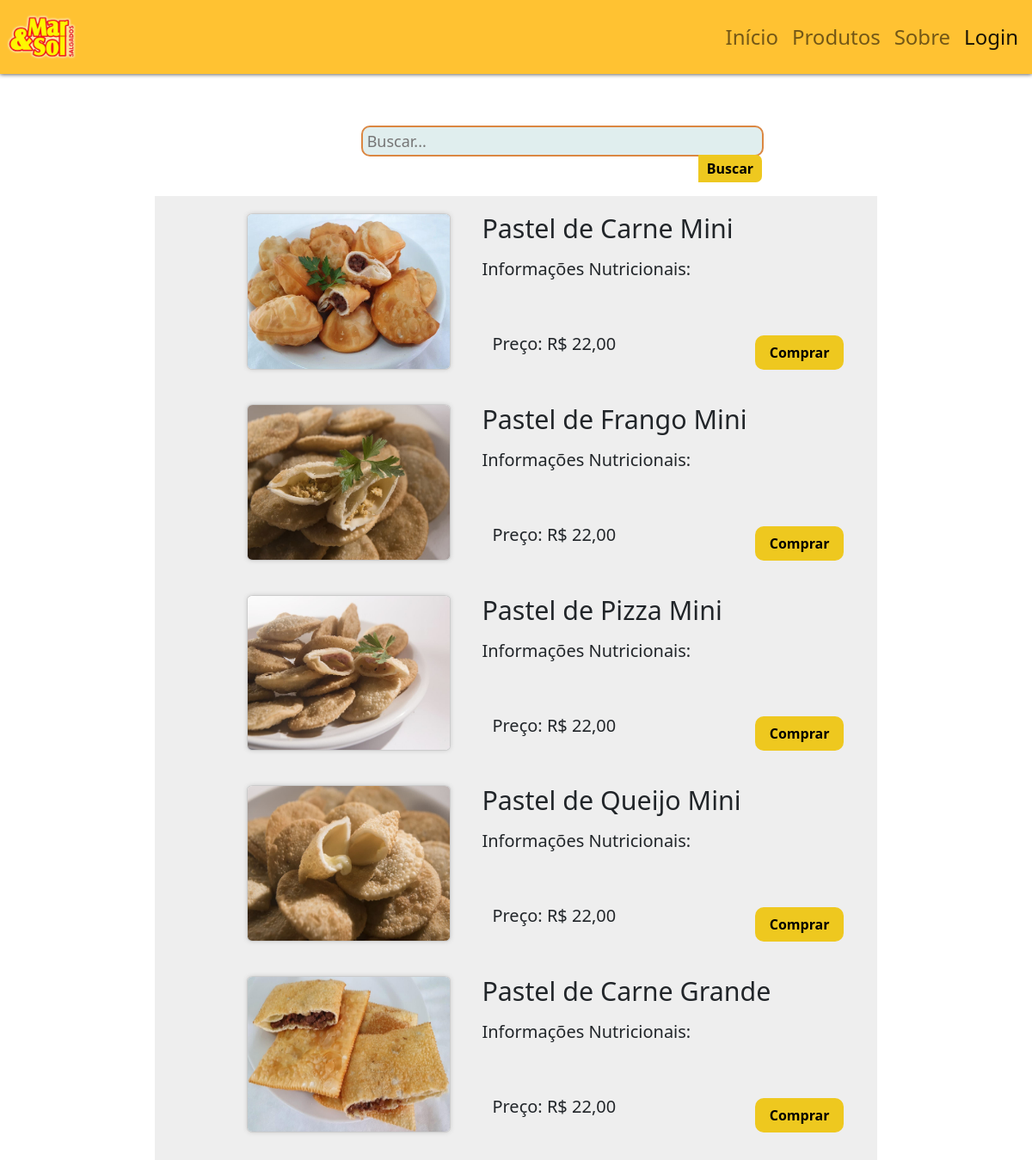
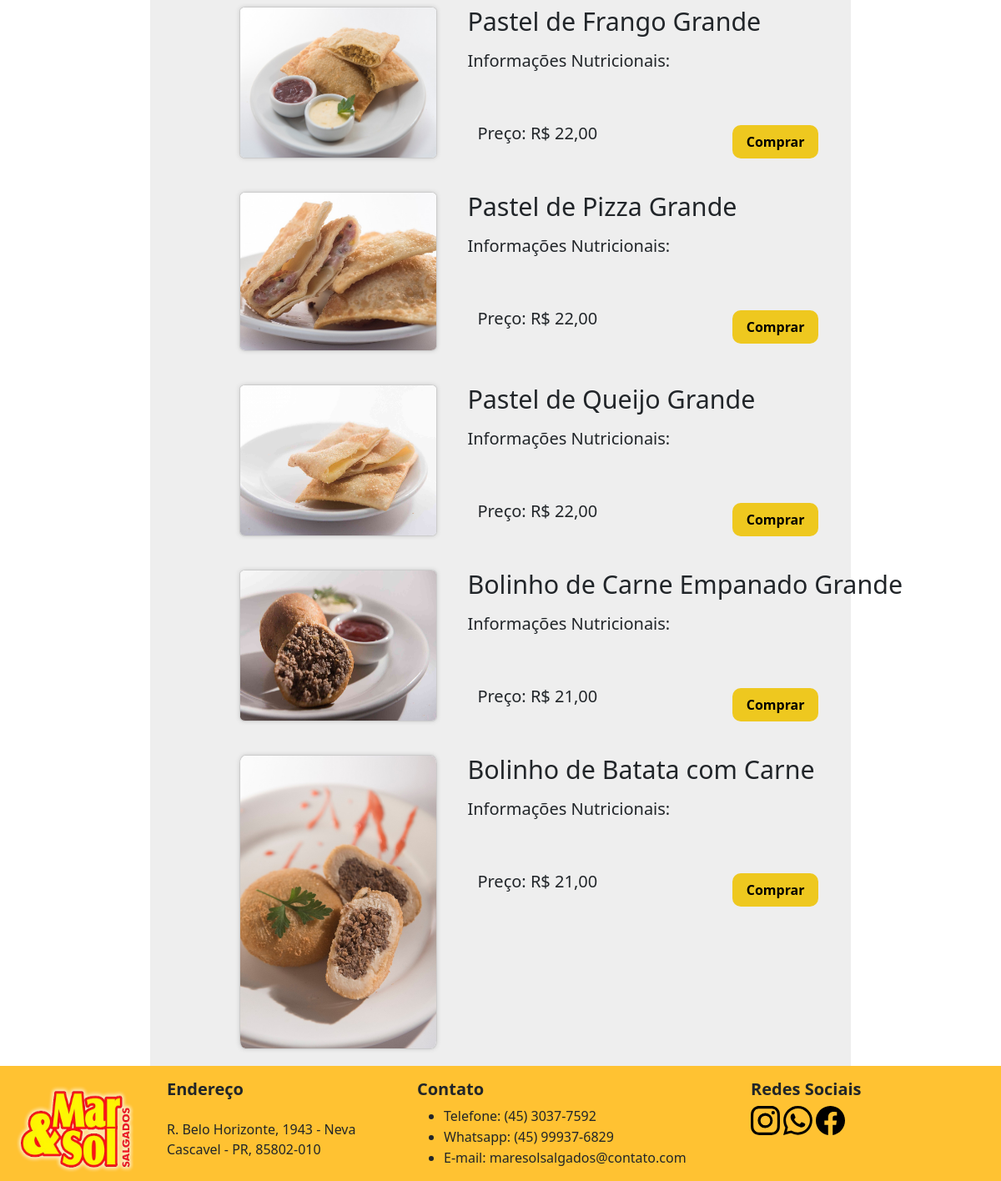
/Home/product.php, run on the app's committed database (2 pictures, top to bottom).
### tables this page shows
CREATE TABLE `produtos` (
  `idproduto` int(11) NOT NULL,
  `nomeproduto` varchar(100) NOT NULL,
  `peso` float(5,2) NOT NULL,
  `preco` float(5,2) NOT NULL,
  `imagem` varchar(200) DEFAULT NULL,
  `info` text DEFAULT NULL,
  `fk_idcategoria` int(11) NOT NULL,
  `status` char(1) DEFAULT 'A' CHECK (`status` in ('A','I'))
);

### Home/product.php (the view, shortened to what this page needs)
<?php
$pdo = conectar();
?>
<!DOCTYPE html>
<html lang="pt-br">
<head>
    <link href="https://cdn.jsdelivr.net/npm/bootstrap@5.2.0-beta1/dist/css/bootstrap.min.css" rel="stylesheet">
    <link rel="stylesheet" type="text/css" href="../CSS/style-product.css">
</head>
<body>
    <?php include("../class/header.php"); ?>
    <main>
        <div class="corpo">
            <div class="divBusca">
                <form method="POST">
                    <input type="text" class="txtBusca" id="busca" name="busca" placeholder="Buscar..." />
                    <button class="btnBusca" name="btnBusca" type="submit">Buscar</button>
                </form>
            </div>
        </div>
        <?php
        if (isset($_POST['btnBusca'])) {
            $busca    = isset($_POST['busca']) ? $_POST['busca'] : ' ';
            $sql = "SELECT * FROM produtos WHERE nomeproduto LIKE ?";
            $stmt = $pdo->prepare($sql);
            $buscaGeral = '%' . $busca . '%';
            $stmt->bindParam(1, $buscaGeral);
        } else {
            $sql = "SELECT * FROM produtos LIMIT 10";
            $stmt = $pdo->prepare($sql);
        }
        $stmt->execute();
        $produto = $stmt->fetchAll();
        ?>
        <br><br><br><br>
        <ul class="produtos">
            <?php foreach ($produto as $p) { ?>
                <li class="produto">
                    <img src="../IMG/food/<?php echo $p['imagem']; ?>" alt="<?php echo $p['nomeproduto']; ?>">
                    <h1 class="product-text"><?php echo $p['nomeproduto']; ?></h1>
                    <p class="product-text">Informações Nutricionais: <? echo $p['info']; ?> </p>
                    <h2 class="product-text">Preço: R$ <?php echo number_format($p['preco'], 2, ',', ''); ?></h2>
                    <button class="btnComprar" name="btnComprar" type="submit" onclick="window.location.href = 'carrinho.php?ac=add&id=<?php echo $p['idproduto']; ?>'">Comprar</button>
                </li>
            <?php } ?>
        </ul>
    </main>
    <?php include("../class/footer.php");
    exit(); ?>

### Class/header.php (shortened to what this page needs)
<link rel="stylesheet" type="text/css" href="../CSS/style-header.css">
<header>
    <nav class="navbar navbar-expand-lg color-header p-2">
        <a class="navbar-brand" href="index.php">
        </a>
    </nav>
    <nav class="navbar navbar-expand-lg color-header fixed-top p-2">
        <a class="navbar-brand" href="index.php">
            <img src="../IMG/logo.png" alt="" width="80" height="60">
        </a>
        <div class="collapse navbar-collapse justify-content-end fs-4" id="navbarNavAltMarkup">
            <div class="navbar-nav">
                <a class="nav-link navPage" aria-current="page" href="../Home/index.php" id="home">Início</a>
                <a class="nav-link navPage" href="../Home/product.php" id="product">Produtos</a>
                <a class="nav-link navPage" href="../Home/about.php" id="about">Sobre</a>
                <a class="nav-link navPage active" href="<?php if ($_SESSION['usuario'] == null) echo "../Home/login.php";
                                                            else {
                                                                if ($_SESSION['acesso'] == "Admin") echo "../Admin/index.php";
                                                                else if ($_SESSION['acesso'] == "User") echo "Panel/profile.php";
                                                                else echo "../Home/index.php";
                                                            } ?>" id="makeRequest"><?php if ($_SESSION['usuario'] == null) echo "Login";
                                                                                else echo $_SESSION['usuario'] ?></a>
            </div>
        </div>
    </nav>
</header>

### Class/footer.php (shortened to what this page needs)
<link rel="stylesheet" type="text/css" href="../CSS/style-footer.css">
<footer>
        <div class="container-footer">
            <div class="row pt-3 w-100">
                <div class="col-sm-2">
                    <a class="navbar-brand logo-f" href="index.php">
                        <img src="../IMG/logo.png" alt="Logo">
                    </a>
                </div>
                <div class="col-sm-3 font-f">
                    <h5>Endereço</h5>
                    <p class="pt-3">R. Belo Horizonte, 1943 - Neva<br>Cascavel - PR, 85802-010</p>
                </div>
                <div class="col-sm-4 font-f">
                    <h5>Contato</h5>
                    <ul>
                        <li>
                            <p class="contact">Telefone: (45) 3037-7592</p>
                        </li>
                        <li>
                            <p class="contact">Whatsapp: (45) 99937-6829</p>
                        </li>
                        <li>
                            <p class="contact">E-mail: maresolsalgados@contato.com </p>
                        </li>
                    </ul>
                </div>
                <div class="col-sm-2 font-f">
                    <h5>Redes Sociais</h5>
                    <a href="https://www.instagram.com/maresolsalgados/">
                </a>
                <a href="https://api.whatsapp.com/send/?phone=45999376829&text=Olá%2C+gostaria+de+um+orçamento&app_absent=0">
                </a>
                <a href="https://www.facebook.com/maresolsalgados/">
                </div>
            </div>
        </div>
    </footer>

### CSS/style-product.css (style rules this page uses)
.produtos { padding-left: 1%; width: 70%; margin: 0 auto; background-color: #eeeeee; }
.produto { padding-left: 225px; display: flex; width: 100%; vertical-align: top; margin: 0 1.5%; padding: 20px 20px; box-sizing: border-box; border-radius: 10px; }
.produto img { margin-left: 8%; margin-right: 1%; background: #fff; border: 1px solid #ccc; border-radius: 3%; box-shadow: 0 0 5px #ccc; width: 30%; }
.produto p { display: block; margin: 50px 28%; position:absolute; height: 50px; font-size: 20px; }
.produto h2 { display: block; margin: 140px 29%; position:absolute; font-size: 20px; }
.produto h1 { position: absolute; margin-left: 28%; display: block; height: 50px; font-size: 190%; }
.divBusca { background-color:#E0EEEE; border:solid 2px #db8742; border-radius:10px; width:60%; height:36px; }
.txtBusca { float:left; background-color:transparent; padding-left:1%; font-size:18px; border:none; height:32px; width:425px; }
.btnBusca { border:none; float:right; height:32px; border-radius:0 7px 7px 0; width:16%; font-weight:bold; background:#eec81f; }
.corpo { margin: 5% 0 -70px 35%; }
.btnComprar { border-radius: 10px; border:none; height:40px; width:13%; font-weight:bold; display: block; background:#eec81f; margin-left: 44%; margin-top: 18%; }

### CSS/style-header.css (style rules this page uses)
.color-header { background-color: rgb(255, 194, 50); }
nav { box-shadow: 0px 0px 5px #00000074; }

### CSS/style-footer.css (style rules this page uses)
a { color: black; text-decoration: none; }
h5 { font-weight: bold; }
.container-footer { background-color: rgb(255, 194, 50); }
.font-f { font-family:'Segoe UI', Tahoma, Geneva, Verdana, sans-serif; }
.contact { margin: 0 0 1px; }
.logo-f > img { width: 160px; height: 120px; padding-left: 20px; }

### data on the page
produtos: imagem (picture), nomeproduto "Pastel de Carne Mini", preco "22,00"
produtos: imagem (picture), nomeproduto "Pastel de Frango Mini", preco "22,00"
produtos: imagem (picture), nomeproduto "Pastel de Pizza Mini", preco "22,00"
produtos: imagem (picture), nomeproduto "Pastel de Queijo Mini", preco "22,00"
produtos: imagem (picture), nomeproduto "Pastel de Carne Grande", preco "22,00"
produtos: imagem (picture), nomeproduto "Pastel de Frango Grande", preco "22,00"
produtos: imagem (picture), nomeproduto "Pastel de Pizza Grande", preco "22,00"
produtos: imagem (picture), nomeproduto "Pastel de Queijo Grande", preco "22,00"
produtos: imagem (picture), nomeproduto "Bolinho de Carne Empanado Grande", preco "21,00"
produtos: imagem (picture), nomeproduto "Bolinho de Batata com Carne", preco "21,00"
